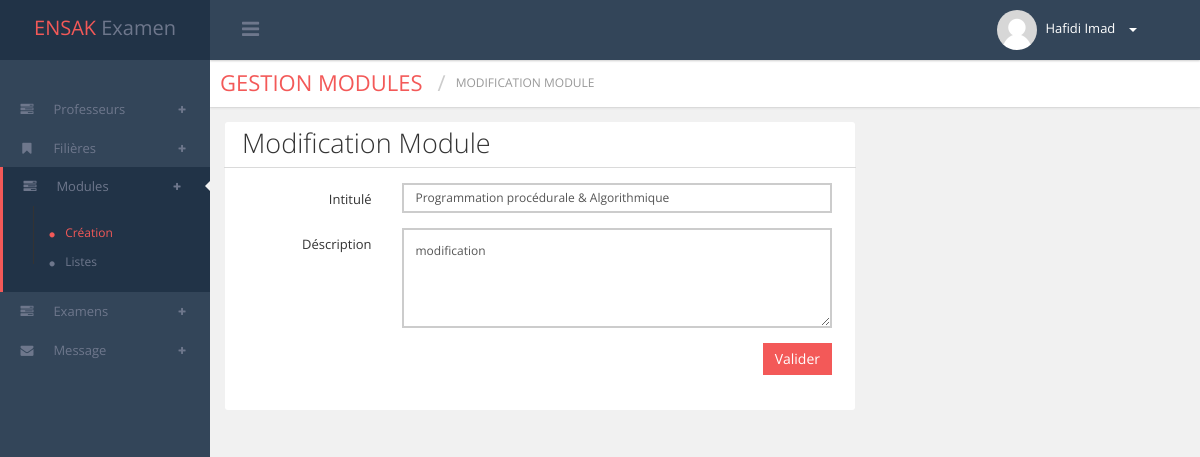
Screenshot of /controllers/admin/updateModule.controller.php?id_module=1 (signed in) with the database file from the repository.
### tables this page shows
CREATE TABLE IF NOT EXISTS `modules` (
  `id` int(11) NOT NULL AUTO_INCREMENT,
  `intitule` varchar(255) NOT NULL,
  `description` varchar(1000) NOT NULL,
  PRIMARY KEY (`id`)
);

### controllers/admin/updateModule.controller.php (called while the page is built, shortened)
<?php
include_once '../../models/core.php';
include_once '../../models/admin/module.model.php';
$modulemodel = new moduleModel($BDD);
$module = $modulemodel->getModuleById(empty($_GET['id_module']) ? $_POST['id_module'] : $_GET['id_module']);
include_once '../../layouts/admin/head.admin.php';
include_once '../../layouts/admin/menu.admin.php';
include_once '../../views/admin/updateModule.php';
include_once '../../layouts/admin/footer.admin.php';
?>

### models/admin/module.model.php (called while the page is built, shortened)
<?php
include_once '../../models/managers/module.manager.php';
class moduleModel
{
	private $modulemanager;
	public function __construct($BDD)
	{
		$this->modulemanager = new moduleManager($BDD);
	}
	public function getModuleById($id_module)
	{
		return $this->modulemanager->getModuleById($id_module);
	}
}
?>

### models/managers/module.manager.php (called while the page is built, shortened)
<?php
include_once '../../models/classes/module.classe.php';
class moduleManager
{
	private $db;
	public function __construct($BDD)
	{
		$this->db = $BDD;
	}
	public function getModuleById($id_module)
	{
		$sql = "SELECT * FROM modules WHERE id = $id_module";
		$qry = $this->db->prepare($sql);
		$qry->execute();
		$element = $qry->fetch(PDO::FETCH_ASSOC);
		if(empty($element))
			return null;
		else
			return new Module($element['id'],$element['intitule'],$element['description']);
	}
}
?>

### models/classes/module.classe.php (called while the page is built, shortened)
<?php
class Module
{
	private $intitule;
	private $description;
    public function getIntitule()
    {
        return $this->intitule;
    }
    public function setIntitule($intitule)
    {
        $this->intitule = $intitule;
    }
    public function getDescription()
    {
        return $this->description;
    }
    public function setDescription($description)
    {
        $this->description = $description;
    }
}
?>

### views/admin/updateModule.php (the view, shortened to what this page needs)
<div class="contentpanel">
  <div class="pull-left breadcrumb_admin clear_both">
    <div class="pull-left page_title theme_color">
      <h1>gestion modules</h1>
      <h2 class="">Modification Module</h2>
    </div>
  </div>
  <div class="container">
    <div class="row">
      <div class="col-md-8">
        <div class="block-web">
          <div class="header">
            <h3 class="content-header">Modification Module</h3>
          </div>
          <div class="porlets-content">
            <form action="updateModule.controller.php" class="form-horizontal row-border" method="POST">
              <div class="form-group">
                <label class="col-sm-3 control-label">Intitulé</label>
                <div class="col-sm-9">
                  <input type="text" name="intitule" class="form-control" value="<?php echo $module->getIntitule(); ?>">
                </div>
              </div>
              <div class="form-group">
                <label class="col-sm-3 control-label">Déscription</label>
                <div class="col-sm-9">
                  <textarea name="description" class="form-control"><?php echo $module->getDescription(); ?></textarea>
                </div>
              </div>
              <div class="form-group">
                <div class="col-sm-12">
                  <button type="submit" name="submit" class="btn btn-valider pull-right">Valider</button>
                </div>
              </div>
            </form>
          </div>
        </div>
      </div>
      <div class="col-lg-4">
      </div>
    </div>
  </div>
</div>

### public/css/main-style.css (style rules this page uses)
textarea { max-width: 100%; min-width: 100%; min-height: 100px; max-height: 200px; }
input { -webkit-transition: all 0.2s ease-out; -moz-transition: all 0.2s ease-out; -ms-transition: all 0.2s ease-out; -o-transition: all 0.2s ease-out; }
.btn { -webkit-transition: all 0.4s ease-out; -moz-transition: all 0.4s ease-out; -ms-transition: all 0.4s ease-out; -o-transition: all 0.4s ease-out; }
.btn-valider { border-radius: 0px; color: #ffffff; background-color: #f35958; }

### rows the page displays
modules: intitule "Programmation procédurale & Algorithmique", description "modification"

### other values shown
$_SESSION['admin']["nom"] "Hafidi"
$_SESSION['admin']["prenom"] "Imad"
